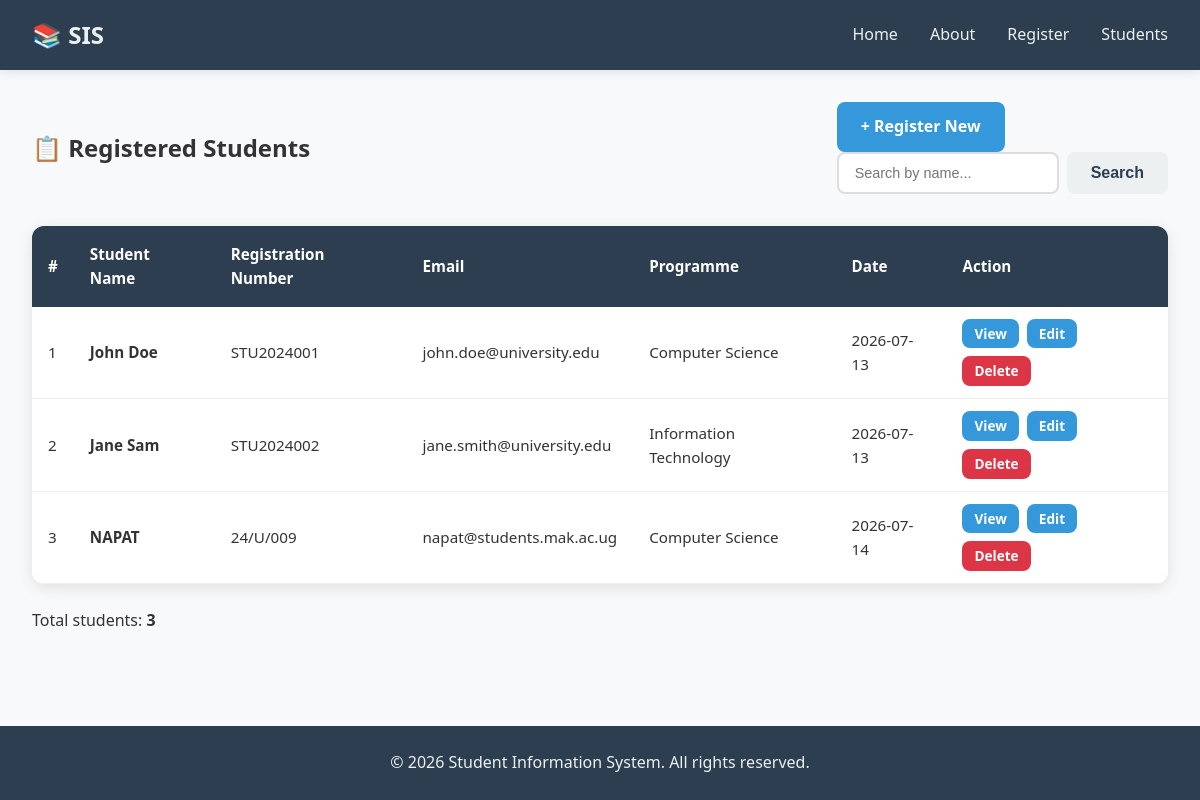
/students, run on the app's committed database.
### models.py (models this page shows, shortened)
class Student(db.Model):
    __tablename__ = 'students'
    id = db.Column(db.Integer, primary_key=True)
    student_name = db.Column(db.String(100), nullable=False)
    registration_number = db.Column(db.String(50), unique=True, nullable=False)
    email = db.Column(db.String(100), unique=True, nullable=False)
    programme = db.Column(db.String(100), nullable=False)
    registration_date = db.Column(db.DateTime, default=datetime.utcnow)
    is_active = db.Column(db.Boolean, default=True)

### app.py (the view)
@app.route('/students')
def students_list():
    all_students = get_all_students()
    return render_template('students_list.html', students=all_students)

### database.py (called while the page is built)
def get_all_students():
    return Student.query.filter_by(is_active=True).all()

### templates/students_list.html (shortened to what this page needs)
{% extends "base.html" %}
{% block content %}
    <section class="students-list-page">
        <div class="list-header">
            <h2>📋 Registered Students</h2>
            <div class="list-actions">
                <a href="{{ url_for('register') }}" class="btn btn-primary">+ Register New</a>
                <form action="{{ url_for('search_students') }}" method="GET" class="search-form">
                    <input type="text" name="q" placeholder="Search by name..." value="{{ search_term if search_term else '' }}">
                    <button type="submit" class="btn btn-secondary">Search</button>
                </form>
            </div>
        </div>
        {% if students %}
            <div class="table-container">
                <table class="students-table">
                    <thead>
                        <tr>
                            <th>#</th>
                            <th>Student Name</th>
                            <th>Registration Number</th>
                            <th>Email</th>
                            <th>Programme</th>
                            <th>Date</th>
                            <th>Action</th>
                        </tr>
                    </thead>
                    <tbody>
                        {% for student in students %}
                            <tr>
                                <td>{{ loop.index }}</td>
                                <td><strong>{{ student.student_name }}</strong></td>
                                <td>{{ student.registration_number }}</td>
                                <td>{{ student.email }}</td>
                                <td>{{ student.programme }}</td>
                                <td>{{ student.registration_date.strftime('%Y-%m-%d') }}</td>
                                <td>
                                    <div class="action-group">
                                        <a href="{{ url_for('student_profile', name=student.student_name) }}"
                                           class="btn btn-small btn-info">View</a>
                                        <a href="{{ url_for('edit_student', student_id=student.id) }}"
                                           class="btn btn-small btn-primary">Edit</a>
                                        <a href="{{ url_for('delete_student', student_id=student.id) }}"
                                           class="btn btn-small btn-danger">Delete</a>
                                    </div>
                                </td>
                            </tr>
                        {% endfor %}
                    </tbody>
                </table>
            </div>
            <div class="student-count">
                <p>Total students: <strong>{{ students|length }}</strong></p>
            </div>
        {% else %}
            <div class="empty-state">
                <p>No students registered yet.</p>
                <a href="{{ url_for('register') }}" class="btn btn-primary">Register First Student</a>
            </div>
        {% endif %}
    </section>
{% endblock %}

### templates/base.html (shortened to what this page needs)
<!DOCTYPE html>
<html lang="en">
<head>
    <link rel="stylesheet" href="{{ url_for('static', filename='style.css') }}">
</head>
<body>
    <nav>
        <div class="nav-container">
            <div class="logo">
                <h1>📚 SIS</h1>
            </div>
            <ul class="nav-links">
                <li><a href="{{ url_for('home') }}">Home</a></li>
                <li><a href="{{ url_for('about') }}">About</a></li>
                <li><a href="{{ url_for('register') }}">Register</a></li>
                <li><a href="{{ url_for('students_list') }}">Students</a></li>
            </ul>
        </div>
    </nav>
    <main>
        {% block content %}
        {% endblock %}
    </main>
    <footer>
        <p>&copy; 2026 Student Information System. All rights reserved.</p>
    </footer>
</body>
</html>

### static/style.css (style rules this page uses)
* { margin: 0; padding: 0; box-sizing: border-box; }
body { font-family: 'Segoe UI', Tahoma, Geneva, Verdana, sans-serif; line-height: 1.6; color: #333; background-color: #f8f9fa; min-height: 100vh; display: flex; flex-direction: column; }
nav { background-color: #2c3e50; padding: 1rem 0; box-shadow: 0 2px 10px rgba(0, 0, 0, 0.1); }
.nav-container { max-width: 1200px; margin: 0 auto; padding: 0 2rem; display: flex; justify-content: space-between; align-items: center; }
.logo h1 { color: #ecf0f1; font-size: 1.5rem; font-weight: 700; }
.nav-links { list-style: none; display: flex; gap: 2rem; }
.nav-links a { color: #ecf0f1; text-decoration: none; font-weight: 500; padding: 0.5rem 0; transition: color 0.3s ease; border-bottom: 2px solid transparent; }
main { flex: 1; max-width: 1200px; margin: 0 auto; padding: 2rem; width: 100%; }
.btn { display: inline-block; padding: 0.75rem 1.5rem; border: none; border-radius: 8px; font-size: 1rem; font-weight: 600; cursor: pointer; text-decoration: none; transition: background-color 0.3s ease, transform 0.2s ease; }
.btn-primary { background-color: #3498db; color: white; }
.btn-secondary { background-color: #ecf0f1; color: #2c3e50; }
.btn-small { padding: 0.25rem 0.75rem; font-size: 0.85rem; }
.btn-info { background-color: #3498db; color: white; }
.btn-danger { background-color: #dc3545; color: white; }
.action-group { display: flex; gap: 0.5rem; flex-wrap: wrap; }
.table-container { overflow-x: auto; background: white; border-radius: 12px; box-shadow: 0 4px 15px rgba(0, 0, 0, 0.1); margin-bottom: 1.5rem; }
.students-table { width: 100%; border-collapse: collapse; font-size: 0.95rem; }
.students-table thead { background-color: #2c3e50; color: white; }
.students-table th { padding: 1rem; text-align: left; }
.students-table td { padding: 0.75rem 1rem; border-bottom: 1px solid #eee; }
.list-header { display: flex; justify-content: space-between; align-items: center; flex-wrap: wrap; gap: 1rem; margin-bottom: 2rem; }
.search-form { display: flex; gap: 0.5rem; }
.search-form input { padding: 0.5rem 1rem; border: 2px solid #ddd; border-radius: 8px; font-size: 0.9rem; }
footer { background-color: #2c3e50; color: #ecf0f1; text-align: center; padding: 1.5rem; margin-top: auto; }

### data on the page
Student: student_name "John Doe", registration_number "STU2024001", email "john.doe@university.edu", programme "Computer Science", registration_date "2026-07-13"
Student: student_name "Jane Sam", registration_number "STU2024002", email "jane.smith@university.edu", programme "Information Technology", registration_date "2026-07-13"
Student: student_name "NAPAT", registration_number "24/U/009", email "napat@students.mak.ac.ug", programme "Computer Science", registration_date "2026-07-14"

### other printed values
{{ students|length }} "3"
